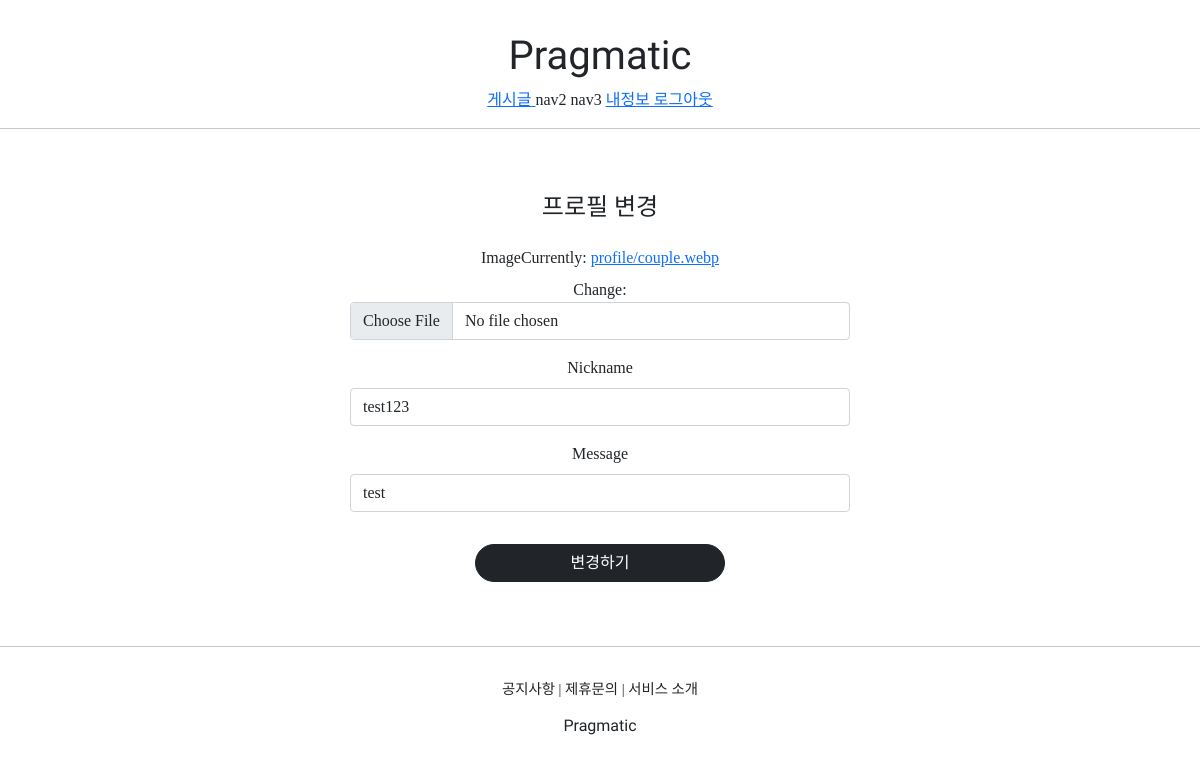
The app's page /profiles/update/1 (signed in), older data.
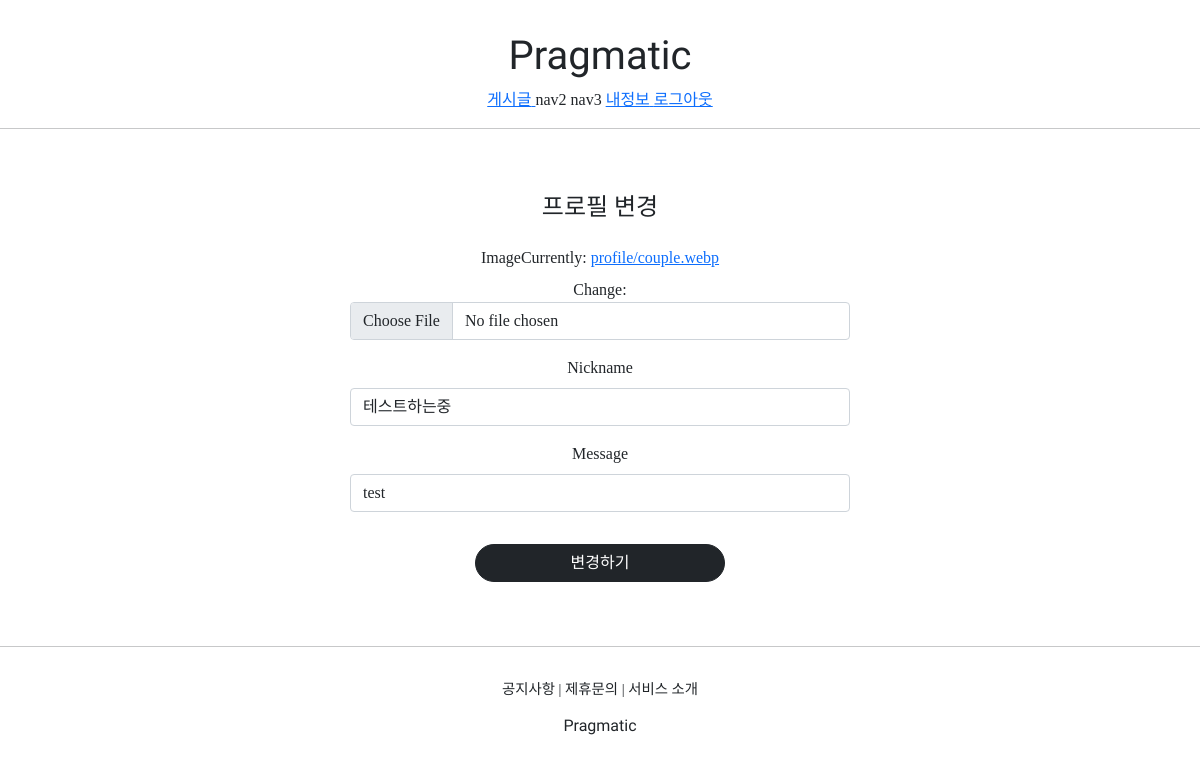
The same page, newer data.
### profileapp/models.py (models this page shows)
class Profile(models.Model):
    user = models.OneToOneField(User, on_delete=models.CASCADE, related_name='profile') # profile의 주인이 누구인지 알려주는 코드
    image = models.ImageField(upload_to='profile/', null=True) # 유저의 이미지는 서버에 저장될 것이고 그경로를 설정, 꼭 사진이없어도된다 null
    nickname = models.CharField(max_length=20, unique=True, null=True) # unique 로 이 닉네임은 유일하다고 명시하기 즉 닉넴은 하나만 가능 같은닉넴 x
    message = models.CharField(max_length=100, null=True)

### profileapp/views.py (the view, shortened to what this page needs)
# urls.py: path('update/<int:pk>', ProfileUpdateView.as_view(), name='update'),
@method_decorator(profile_ownership_required, 'get')
@method_decorator(profile_ownership_required, 'post')
class ProfileUpdateView(UpdateView):
    model = Profile
    context_object_name = 'target_profile'
    form_class = ProfileCreationForm
    success_url = reverse_lazy('accountapp:hello_world')
    template_name = 'profileapp/update.html'

### profileapp/forms.py
class ProfileCreationForm(ModelForm):
    class Meta:
        model = Profile
        fields = ['image', 'nickname', 'message']

### profileapp/templates/profileapp/update.html (shortened to what this page needs)
{% extends 'base.html' %}
{% load bootstrap4 %}
{% block content %}
    <div style="text-align: center; max-width: 500px; margin: 4rem auto;">
        <div class="mb-4">
            <h4>프로필 변경</h4>
        </div>
        <form action="{% url 'profileapp:update' pk=target_profile.pk %}" method="post" enctype="multipart/form-data">
            {% bootstrap_form form %}
            <input type="submit" class="btn btn-dark rounded-pill col-6 mt-3" value="변경하기">
        </form>
    </div>
{% endblock %}

Row changes from the older to the newer data that the page shows:
changed Profile "test": nickname "test123" → "테스트하는중"
